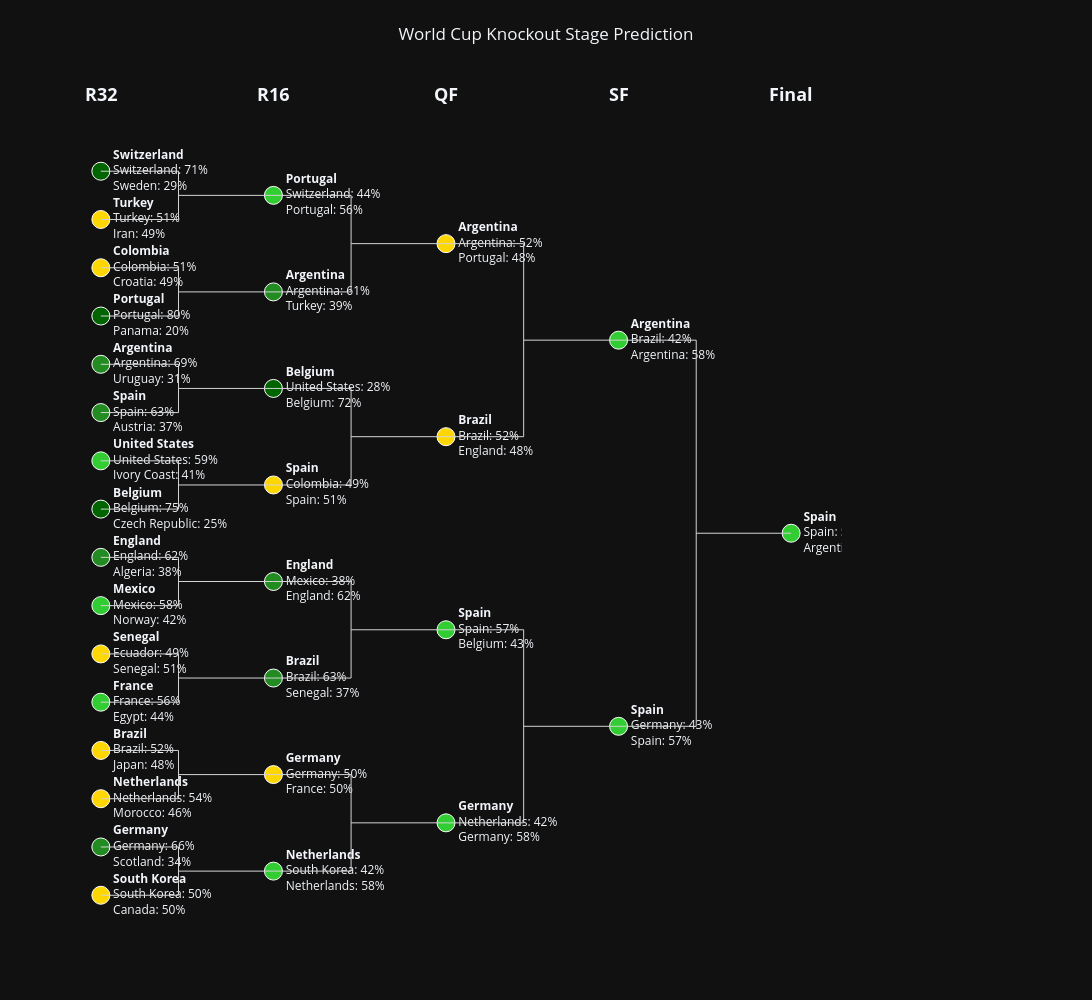

Write notebook code for a chart like this one.
### Code cell
# using go to plot the results
bracket = playoffs 

round_y = {
    'R32':   [i * 2.5 for i in range(16)],
    'R16':   [i * 5 + 1.25 for i in range(8)],
    'QF':    [i * 10 + 3.75 for i in range(4)],
    'SF':    [i * 20 + 8.75 for i in range(2)],
    'Final': [18.75]
}

round_x = {
    'R32': 0,
    'R16': 1,
    'QF': 2,
    'SF': 3,
    'Final': 4
}


def prob_color(p):
    if p >= 0.70:
        return "#006400"      # dark green
    elif p >= 0.60:
        return "#228B22"      # green
    elif p >= 0.55:
        return "#32CD32"      # lime
    elif p >= 0.50:
        return "#FFD700"      # gold
    else:
        return "#FF6347"      # red

fig = go.Figure()

for rnd, matches in bracket.items():

    x = round_x[rnd]

    for i, (team1, team2, probs) in enumerate(matches):

        y = round_y[rnd][i]

        p1, p2 = probs

        winner = team1 if p1 >= p2 else team2

        label = (
            f"<b>{winner}</b><br>"
            f"{team1}: {p1:.0%}<br>"
            f"{team2}: {p2:.0%}"
        )

        fig.add_trace(
            go.Scatter(
                x=[x],
                y=[y],
                mode="markers+text",
                marker=dict(
                    size=18,
                    color=prob_color(max(p1, p2)),
                    line=dict(color="white", width=1)
                ),
                text=[label],
                textposition="middle right",
                hovertemplate=(
                    f"<b>{rnd}</b><br>"
                    f"{team1}: {p1:.1%}<br>"
                    f"{team2}: {p2:.1%}<extra></extra>"
                ),
                showlegend=False
            )
        )

rounds = ['R32', 'R16', 'QF', 'SF', 'Final']

for r in range(len(rounds)-1):

    curr_round = rounds[r]
    next_round = rounds[r+1]

    curr_y = round_y[curr_round]
    next_y = round_y[next_round]

    x0 = round_x[curr_round]
    x1 = round_x[next_round]

    group_size = 2

    for i in range(len(next_y)):

        y_top = curr_y[i*group_size]
        y_bot = curr_y[i*group_size + 1]
        y_mid = next_y[i]

        # horizontal top
        fig.add_shape(
            type="line",
            x0=x0,
            y0=y_top,
            x1=x0+0.45,
            y1=y_top,
            line=dict(color="lightgray", width=1)
        )

        # horizontal bottom
        fig.add_shape(
            type="line",
            x0=x0,
            y0=y_bot,
            x1=x0+0.45,
            y1=y_bot,
            line=dict(color="lightgray", width=1)
        )

        # vertical join
        fig.add_shape(
            type="line",
            x0=x0+0.45,
            y0=y_top,
            x1=x0+0.45,
            y1=y_bot,
            line=dict(color="lightgray", width=1)
        )

        # horizontal to next round
        fig.add_shape(
            type="line",
            x0=x0+0.45,
            y0=y_mid,
            x1=x1,
            y1=y_mid,
            line=dict(color="lightgray", width=1)
        )

for rnd, x in round_x.items():

    fig.add_annotation(
        x=x,
        y=max(round_y['R32']) + 4,
        text=f"<b>{rnd}</b>",
        showarrow=False,
        font=dict(size=18)
    )

fig.update_layout(
    title={
        'text': 'World Cup Knockout Stage Prediction',
        'x': 0.5
    },
    template="plotly_dark",
    width=1600,
    height=1000,
    xaxis=dict(
        showgrid=False,
        zeroline=False,
        showticklabels=False
    ),
    yaxis=dict(
        showgrid=False,
        zeroline=False,
        showticklabels=False
    ),
    margin=dict(l=50, r=250, t=80, b=50)
)

fig.show()

### Figure 1 — Plotly figure (JSON) as saved in the notebook; plotly's stock layout.template omitted (floating-point values rounded to 4 significant figures)
{"data": [{"hovertemplate": "<b>R32</b><br>South Korea: 50.0%<br>Canada: 50.0%<extra></extra>", "marker": {"color": "#FFD700", "line": {"color": "white", "width": 1}, "size": 18}, "mode": "markers+text", "showlegend": false, "text": ["<b>South Korea</b><br>South Korea: 50%<br>Canada: 50%"], "textposition": "middle right", "type": "scatter", "x": [0], "y": [0]}, {"hovertemplate": "<b>R32</b><br>Germany: 66.0%<br>Scotland: 34.0%<extra></extra>", "marker": {"color": "#228B22", "line": {"color": "white", "width": 1}, "size": 18}, "mode": "markers+text", "showlegend": false, "text": ["<b>Germany</b><br>Germany: 66%<br>Scotland: 34%"], "textposition": "middle right", "type": "scatter", "x": [0], "y": [2.5]}, {"hovertemplate": "<b>R32</b><br>Netherlands: 54.0%<br>Morocco: 46.0%<extra></extra>", "marker": {"color": "#FFD700", "line": {"color": "white", "width": 1}, "size": 18}, "mode": "markers+text", "showlegend": false, "text": ["<b>Netherlands</b><br>Netherlands: 54%<br>Morocco: 46%"], "textposition": "middle right", "type": "scatter", "x": [0], "y": [5]}, {"hovertemplate": "<b>R32</b><br>Brazil: 52.0%<br>Japan: 48.0%<extra></extra>", "marker": {"color": "#FFD700", "line": {"color": "white", "width": 1}, "size": 18}, "mode": "markers+text", "showlegend": false, "text": ["<b>Brazil</b><br>Brazil: 52%<br>Japan: 48%"], "textposition": "middle right", "type": "scatter", "x": [0], "y": [7.5]}, {"hovertemplate": "<b>R32</b><br>France: 56.0%<br>Egypt: 44.0%<extra></extra>", "marker": {"color": "#32CD32", "line": {"color": "white", "width": 1}, "size": 18}, "mode": "markers+text", "showlegend": false, "text": ["<b>France</b><br>France: 56%<br>Egypt: 44%"], "textposition": "middle right", "type": "scatter", "x": [0], "y": [10]}, {"hovertemplate": "<b>R32</b><br>Ecuador: 49.0%<br>Senegal: 51.0%<extra></extra>", "marker": {"color": "#FFD700", "line": {"color": "white", "width": 1}, "size": 18}, "mode": "markers+text", "showlegend": false, "text": ["<b>Senegal</b><br>Ecuador: 49%<br>Senegal: 51%"], "textposition": "middle right", "type": "scatter", "x": [0], "y": [12.5]}, {"hovertemplate": "<b>R32</b><br>Mexico: 58.0%<br>Norway: 42.0%<extra></extra>", "marker": {"color": "#32CD32", "line": {"color": "white", "width": 1}, "size": 18}, "mode": "markers+text", "showlegend": false, "text": ["<b>Mexico</b><br>Mexico: 58%<br>Norway: 42%"], "textposition": "middle right", "type": "scatter", "x": [0], "y": [15]}, {"hovertemplate": "<b>R32</b><br>England: 62.0%<br>Algeria: 38.0%<extra></extra>", "marker": {"color": "#228B22", "line": {"color": "white", "width": 1}, "size": 18}, "mode": "markers+text", "showlegend": false, "text": ["<b>England</b><br>England: 62%<br>Algeria: 38%"], "textposition": "middle right", "type": "scatter", "x": [0], "y": [17.5]}, {"hovertemplate": "<b>R32</b><br>Belgium: 75.0%<br>Czech Republic: 25.0%<extra></extra>", "marker": {"color": "#006400", "line": {"color": "white", "width": 1}, "size": 18}, "mode": "markers+text", "showlegend": false, "text": ["<b>Belgium</b><br>Belgium: 75%<br>Czech Republic: 25%"], "textposition": "middle right", "type": "scatter", "x": [0], "y": [20]}, {"hovertemplate": "<b>R32</b><br>United States: 59.0%<br>Ivory Coast: 41.0%<extra></extra>", "marker": {"color": "#32CD32", "line": {"color": "white", "width": 1}, "size": 18}, "mode": "markers+text", "showlegend": false, "text": ["<b>United States</b><br>United States: 59%<br>Ivory Coast: 41%"], "textposition": "middle right", "type": "scatter", "x": [0], "y": [22.5]}, {"hovertemplate": "<b>R32</b><br>Spain: 63.0%<br>Austria: 37.0%<extra></extra>", "marker": {"color": "#228B22", "line": {"color": "white", "width": 1}, "size": 18}, "mode": "markers+text", "showlegend": false, "text": ["<b>Spain</b><br>Spain: 63%<br>Austria: 37%"], "textposition": "middle right", "type": "scatter", "x": [0], "y": [25]}, {"hovertemplate": "<b>R32</b><br>Argentina: 69.0%<br>Uruguay: 31.0%<extra></extra>", "marker": {"color": "#228B22", "line": {"color": "white", "width": 1}, "size": 18}, "mode": "markers+text", "showlegend": false, "text": ["<b>Argentina</b><br>Argentina: 69%<br>Uruguay: 31%"], "textposition": "middle right", "type": "scatter", "x": [0], "y": [27.5]}, {"hovertemplate": "<b>R32</b><br>Portugal: 80.0%<br>Panama: 20.0%<extra></extra>", "marker": {"color": "#006400", "line": {"color": "white", "width": 1}, "size": 18}, "mode": "markers+text", "showlegend": false, "text": ["<b>Portugal</b><br>Portugal: 80%<br>Panama: 20%"], "textposition": "middle right", "type": "scatter", "x": [0], "y": [30]}, {"hovertemplate": "<b>R32</b><br>Colombia: 51.0%<br>Croatia: 49.0%<extra></extra>", "marker": {"color": "#FFD700", "line": {"color": "white", "width": 1}, "size": 18}, "mode": "markers+text", "showlegend": false, "text": ["<b>Colombia</b><br>Colombia: 51%<br>Croatia: 49%"], "textposition": "middle right", "type": "scatter", "x": [0], "y": [32.5]}, {"hovertemplate": "<b>R32</b><br>Turkey: 51.0%<br>Iran: 49.0%<extra></extra>", "marker": {"color": "#FFD700", "line": {"color": "white", "width": 1}, "size": 18}, "mode": "markers+text", "showlegend": false, "text": ["<b>Turkey</b><br>Turkey: 51%<br>Iran: 49%"], "textposition": "middle right", "type": "scatter", "x": [0], "y": [35]}, {"hovertemplate": "<b>R32</b><br>Switzerland: 71.0%<br>Sweden: 29.0%<extra></extra>", "marker": {"color": "#006400", "line": {"color": "white", "width": 1}, "size": 18}, "mode": "markers+text", "showlegend": false, "text": ["<b>Switzerland</b><br>Switzerland: 71%<br>Sweden: 29%"], "textposition": "middle right", "type": "scatter", "x": [0], "y": [37.5]}, {"hovertemplate": "<b>R16</b><br>South Korea: 42.0%<br>Netherlands: 58.0%<extra></extra>", "marker": {"color": "#32CD32", "line": {"color": "white", "width": 1}, "size": 18}, "mode": "markers+text", "showlegend": false, "text": ["<b>Netherlands</b><br>South Korea: 42%<br>Netherlands: 58%"], "textposition": "middle right", "type": "scatter", "x": [1], "y": [1.25]}, {"hovertemplate": "<b>R16</b><br>Germany: 50.0%<br>France: 50.0%<extra></extra>", "marker": {"color": "#FFD700", "line": {"color": "white", "width": 1}, "size": 18}, "mode": "markers+text", "showlegend": false, "text": ["<b>Germany</b><br>Germany: 50%<br>France: 50%"], "textposition": "middle right", "type": "scatter", "x": [1], "y": [6.25]}, {"hovertemplate": "<b>R16</b><br>Brazil: 63.0%<br>Senegal: 37.0%<extra></extra>", "marker": {"color": "#228B22", "line": {"color": "white", "width": 1}, "size": 18}, "mode": "markers+text", "showlegend": false, "text": ["<b>Brazil</b><br>Brazil: 63%<br>Senegal: 37%"], "textposition": "middle right", "type": "scatter", "x": [1], "y": [11.25]}, {"hovertemplate": "<b>R16</b><br>Mexico: 38.0%<br>England: 62.0%<extra></extra>", "marker": {"color": "#228B22", "line": {"color": "white", "width": 1}, "size": 18}, "mode": "markers+text", "showlegend": false, "text": ["<b>England</b><br>Mexico: 38%<br>England: 62%"], "textposition": "middle right", "type": "scatter", "x": [1], "y": [16.25]}, {"hovertemplate": "<b>R16</b><br>Colombia: 49.0%<br>Spain: 51.0%<extra></extra>", "marker": {"color": "#FFD700", "line": {"color": "white", "width": 1}, "size": 18}, "mode": "markers+text", "showlegend": false, "text": ["<b>Spain</b><br>Colombia: 49%<br>Spain: 51%"], "textposition": "middle right", "type": "scatter", "x": [1], "y": [21.25]}, {"hovertemplate": "<b>R16</b><br>United States: 28.0%<br>Belgium: 72.0%<extra></extra>", "marker": {"color": "#006400", "line": {"color": "white", "width": 1}, "size": 18}, "mode": "markers+text", "showlegend": false, "text": ["<b>Belgium</b><br>United States: 28%<br>Belgium: 72%"], "textposition": "middle right", "type": "scatter", "x": [1], "y": [26.25]}, {"hovertemplate": "<b>R16</b><br>Argentina: 61.0%<br>Turkey: 39.0%<extra></extra>", "marker": {"color": "#228B22", "line": {"color": "white", "width": 1}, "size": 18}, "mode": "markers+text", "showlegend": false, "text": ["<b>Argentina</b><br>Argentina: 61%<br>Turkey: 39%"], "textposition": "middle right", "type": "scatter", "x": [1], "y": [31.25]}, {"hovertemplate": "<b>R16</b><br>Switzerland: 44.0%<br>Portugal: 56.0%<extra></extra>", "marker": {"color": "#32CD32", "line": {"color": "white", "width": 1}, "size": 18}, "mode": "markers+text", "showlegend": false, "text": ["<b>Portugal</b><br>Switzerland: 44%<br>Portugal: 56%"], "textposition": "middle right", "type": "scatter", "x": [1], "y": [36.25]}, {"hovertemplate": "<b>QF</b><br>Netherlands: 42.0%<br>Germany: 58.0%<extra></extra>", "marker": {"color": "#32CD32", "line": {"color": "white", "width": 1}, "size": 18}, "mode": "markers+text", "showlegend": false, "text": ["<b>Germany</b><br>Netherlands: 42%<br>Germany: 58%"], "textposition": "middle right", "type": "scatter", "x": [2], "y": [3.75]}, {"hovertemplate": "<b>QF</b><br>Spain: 57.0%<br>Belgium: 43.0%<extra></extra>", "marker": {"color": "#32CD32", "line": {"color": "white", "width": 1}, "size": 18}, "mode": "markers+text", "showlegend": false, "text": ["<b>Spain</b><br>Spain: 57%<br>Belgium: 43%"], "textposition": "middle right", "type": "scatter", "x": [2], "y": [13.75]}, {"hovertemplate": "<b>QF</b><br>Brazil: 52.0%<br>England: 48.0%<extra></extra>", "marker": {"color": "#FFD700", "line": {"color": "white", "width": 1}, "size": 18}, "mode": "markers+text", "showlegend": false, "text": ["<b>Brazil</b><br>Brazil: 52%<br>England: 48%"], "textposition": "middle right", "type": "scatter", "x": [2], "y": [23.75]}, {"hovertemplate": "<b>QF</b><br>Argentina: 52.0%<br>Portugal: 48.0%<extra></extra>", "marker": {"color": "#FFD700", "line": {"color": "white", "width": 1}, "size": 18}, "mode": "markers+text", "showlegend": false, "text": ["<b>Argentina</b><br>Argentina: 52%<br>Portugal: 48%"], "textposition": "middle right", "type": "scatter", "x": [2], "y": [33.75]}, {"hovertemplate": "<b>SF</b><br>Germany: 43.0%<br>Spain: 57.0%<extra></extra>", "marker": {"color": "#32CD32", "line": {"color": "white", "width": 1}, "size": 18}, "mode": "markers+text", "showlegend": false, "text": ["<b>Spain</b><br>Germany: 43%<br>Spain: 57%"], "textposition": "middle right", "type": "scatter", "x": [3], "y": [8.75]}, {"hovertemplate": "<b>SF</b><br>Brazil: 42.0%<br>Argentina: 58.0%<extra></extra>", "marker": {"color": "#32CD32", "line": {"color": "white", "width": 1}, "size": 18}, "mode": "markers+text", "showlegend": false, "text": ["<b>Argentina</b><br>Brazil: 42%<br>Argentina: 58%"], "textposition": "middle right", "type": "scatter", "x": [3], "y": [28.75]}, {"hovertemplate": "<b>Final</b><br>Spain: 55.0%<br>Argentina: 45.0%<extra></extra>", "marker": {"color": "#32CD32", "line": {"color": "white", "width": 1}, "size": 18}, "mode": "markers+text", "showlegend": false, "text": ["<b>Spain</b><br>Spain: 55%<br>Argentina: 45%"], "textposition": "middle right", "type": "scatter", "x": [4], "y": [18.75]}], "layout": {"annotations": [{"font": {"size": 18}, "showarrow": false, "text": "<b>R32</b>", "x": 0, "y": 41.5}, {"font": {"size": 18}, "showarrow": false, "text": "<b>R16</b>", "x": 1, "y": 41.5}, {"font": {"size": 18}, "showarrow": false, "text": "<b>QF</b>", "x": 2, "y": 41.5}, {"font": {"size": 18}, "showarrow": false, "text": "<b>SF</b>", "x": 3, "y": 41.5}, {"font": {"size": 18}, "showarrow": false, "text": "<b>Final</b>", "x": 4, "y": 41.5}], "height": 1000, "margin": {"b": 50, "l": 50, "r": 250, "t": 80}, "shapes": [{"line": {"color": "lightgray", "width": 1}, "type": "line", "x0": 0, "x1": 0.45, "y0": 0, "y1": 0}, {"line": {"color": "lightgray", "width": 1}, "type": "line", "x0": 0, "x1": 0.45, "y0": 2.5, "y1": 2.5}, {"line": {"color": "lightgray", "width": 1}, "type": "line", "x0": 0.45, "x1": 0.45, "y0": 0, "y1": 2.5}, {"line": {"color": "lightgray", "width": 1}, "type": "line", "x0": 0.45, "x1": 1, "y0": 1.25, "y1": 1.25}, {"line": {"color": "lightgray", "width": 1}, "type": "line", "x0": 0, "x1": 0.45, "y0": 5, "y1": 5}, {"line": {"color": "lightgray", "width": 1}, "type": "line", "x0": 0, "x1": 0.45, "y0": 7.5, "y1": 7.5}, {"line": {"color": "lightgray", "width": 1}, "type": "line", "x0": 0.45, "x1": 0.45, "y0": 5, "y1": 7.5}, {"line": {"color": "lightgray", "width": 1}, "type": "line", "x0": 0.45, "x1": 1, "y0": 6.25, "y1": 6.25}, {"line": {"color": "lightgray", "width": 1}, "type": "line", "x0": 0, "x1": 0.45, "y0": 10, "y1": 10}, {"line": {"color": "lightgray", "width": 1}, "type": "line", "x0": 0, "x1": 0.45, "y0": 12.5, "y1": 12.5}, {"line": {"color": "lightgray", "width": 1}, "type": "line", "x0": 0.45, "x1": 0.45, "y0": 10, "y1": 12.5}, {"line": {"color": "lightgray", "width": 1}, "type": "line", "x0": 0.45, "x1": 1, "y0": 11.25, "y1": 11.25}, {"line": {"color": "lightgray", "width": 1}, "type": "line", "x0": 0, "x1": 0.45, "y0": 15, "y1": 15}, {"line": {"color": "lightgray", "width": 1}, "type": "line", "x0": 0, "x1": 0.45, "y0": 17.5, "y1": 17.5}, {"line": {"color": "lightgray", "width": 1}, "type": "line", "x0": 0.45, "x1": 0.45, "y0": 15, "y1": 17.5}, {"line": {"color": "lightgray", "width": 1}, "type": "line", "x0": 0.45, "x1": 1, "y0": 16.25, "y1": 16.25}, {"line": {"color": "lightgray", "width": 1}, "type": "line", "x0": 0, "x1": 0.45, "y0": 20, "y1": 20}, {"line": {"color": "lightgray", "width": 1}, "type": "line", "x0": 0, "x1": 0.45, "y0": 22.5, "y1": 22.5}, {"line": {"color": "lightgray", "width": 1}, "type": "line", "x0": 0.45, "x1": 0.45, "y0": 20, "y1": 22.5}, {"line": {"color": "lightgray", "width": 1}, "type": "line", "x0": 0.45, "x1": 1, "y0": 21.25, "y1": 21.25}, {"line": {"color": "lightgray", "width": 1}, "type": "line", "x0": 0, "x1": 0.45, "y0": 25, "y1": 25}, {"line": {"color": "lightgray", "width": 1}, "type": "line", "x0": 0, "x1": 0.45, "y0": 27.5, "y1": 27.5}, {"line": {"color": "lightgray", "width": 1}, "type": "line", "x0": 0.45, "x1": 0.45, "y0": 25, "y1": 27.5}, {"line": {"color": "lightgray", "width": 1}, "type": "line", "x0": 0.45, "x1": 1, "y0": 26.25, "y1": 26.25}, {"line": {"color": "lightgray", "width": 1}, "type": "line", "x0": 0, "x1": 0.45, "y0": 30, "y1": 30}, {"line": {"color": "lightgray", "width": 1}, "type": "line", "x0": 0, "x1": 0.45, "y0": 32.5, "y1": 32.5}, {"line": {"color": "lightgray", "width": 1}, "type": "line", "x0": 0.45, "x1": 0.45, "y0": 30, "y1": 32.5}, {"line": {"color": "lightgray", "width": 1}, "type": "line", "x0": 0.45, "x1": 1, "y0": 31.25, "y1": 31.25}, {"line": {"color": "lightgray", "width": 1}, "type": "line", "x0": 0, "x1": 0.45, "y0": 35, "y1": 35}, {"line": {"color": "lightgray", "width": 1}, "type": "line", "x0": 0, "x1": 0.45, "y0": 37.5, "y1": 37.5}, {"line": {"color": "lightgray", "width": 1}, "type": "line", "x0": 0.45, "x1": 0.45, "y0": 35, "y1": 37.5}, {"line": {"color": "lightgray", "width": 1}, "type": "line", "x0": 0.45, "x1": 1, "y0": 36.25, "y1": 36.25}, {"line": {"color": "lightgray", "width": 1}, "type": "line", "x0": 1, "x1": 1.45, "y0": 1.25, "y1": 1.25}, {"line": {"color": "lightgray", "width": 1}, "type": "line", "x0": 1, "x1": 1.45, "y0": 6.25, "y1": 6.25}, {"line": {"color": "lightgray", "width": 1}, "type": "line", "x0": 1.45, "x1": 1.45, "y0": 1.25, "y1": 6.25}, {"line": {"color": "lightgray", "width": 1}, "type": "line", "x0": 1.45, "x1": 2, "y0": 3.75, "y1": 3.75}, {"line": {"color": "lightgray", "width": 1}, "type": "line", "x0": 1, "x1": 1.45, "y0": 11.25, "y1": 11.25}, {"line": {"color": "lightgray", "width": 1}, "type": "line", "x0": 1, "x1": 1.45, "y0": 16.25, "y1": 16.25}, {"line": {"color": "lightgray", "width": 1}, "type": "line", "x0": 1.45, "x1": 1.45, "y0": 11.25, "y1": 16.25}, {"line": {"color": "lightgray", "width": 1}, "type": "line", "x0": 1.45, "x1": 2, "y0": 13.75, "y1": 13.75}, {"line": {"color": "lightgray", "width": 1}, "type": "line", "x0": 1, "x1": 1.45, "y0": 21.25, "y1": 21.25}, {"line": {"color": "lightgray", "width": 1}, "type": "line", "x0": 1, "x1": 1.45, "y0": 26.25, "y1": 26.25}, {"line": {"color": "lightgray", "width": 1}, "type": "line", "x0": 1.45, "x1": 1.45, "y0": 21.25, "y1": 26.25}, {"line": {"color": "lightgray", "width": 1}, "type": "line", "x0": 1.45, "x1": 2, "y0": 23.75, "y1": 23.75}, {"line": {"color": "lightgray", "width": 1}, "type": "line", "x0": 1, "x1": 1.45, "y0": 31.25, "y1": 31.25}, {"line": {"color": "lightgray", "width": 1}, "type": "line", "x0": 1, "x1": 1.45, "y0": 36.25, "y1": 36.25}, {"line": {"color": "lightgray", "width": 1}, "type": "line", "x0": 1.45, "x1": 1.45, "y0": 31.25, "y1": 36.25}, {"line": {"color": "lightgray", "width": 1}, "type": "line", "x0": 1.45, "x1": 2, "y0": 33.75, "y1": 33.75}, {"line": {"color": "lightgray", "width": 1}, "type": "line", "x0": 2, "x1": 2.45, "y0": 3.75, "y1": 3.75}, {"line": {"color": "lightgray", "width": 1}, "type": "line", "x0": 2, "x1": 2.45, "y0": 13.75, "y1": 13.75}, {"line": {"color": "lightgray", "width": 1}, "type": "line", "x0": 2.45, "x1": 2.45, "y0": 3.75, "y1": 13.75}, {"line": {"color": "lightgray", "width": 1}, "type": "line", "x0": 2.45, "x1": 3, "y0": 8.75, "y1": 8.75}, {"line": {"color": "lightgray", "width": 1}, "type": "line", "x0": 2, "x1": 2.45, "y0": 23.75, "y1": 23.75}, {"line": {"color": "lightgray", "width": 1}, "type": "line", "x0": 2, "x1": 2.45, "y0": 33.75, "y1": 33.75}, {"line": {"color": "lightgray", "width": 1}, "type": "line", "x0": 2.45, "x1": 2.45, "y0": 23.75, "y1": 33.75}, {"line": {"color": "lightgray", "width": 1}, "type": "line", "x0": 2.45, "x1": 3, "y0": 28.75, "y1": 28.75}, {"line": {"color": "lightgray", "width": 1}, "type": "line", "x0": 3, "x1": 3.45, "y0": 8.75, "y1": 8.75}, {"line": {"color": "lightgray", "width": 1}, "type": "line", "x0": 3, "x1": 3.45, "y0": 28.75, "y1": 28.75}, {"line": {"color": "lightgray", "width": 1}, "type": "line", "x0": 3.45, "x1": 3.45, "y0": 8.75, "y1": 28.75}, {"line": {"color": "lightgray", "width": 1}, "type": "line", "x0": 3.45, "x1": 4, "y0": 18.75, "y1": 18.75}], "title": {"text": "World Cup Knockout Stage Prediction", "x": 0.5}, "width": 1600, "xaxis": {"showgrid": false, "showticklabels": false, "zeroline": false}, "yaxis": {"showgrid": false, "showticklabels": false, "zeroline": false}}}
